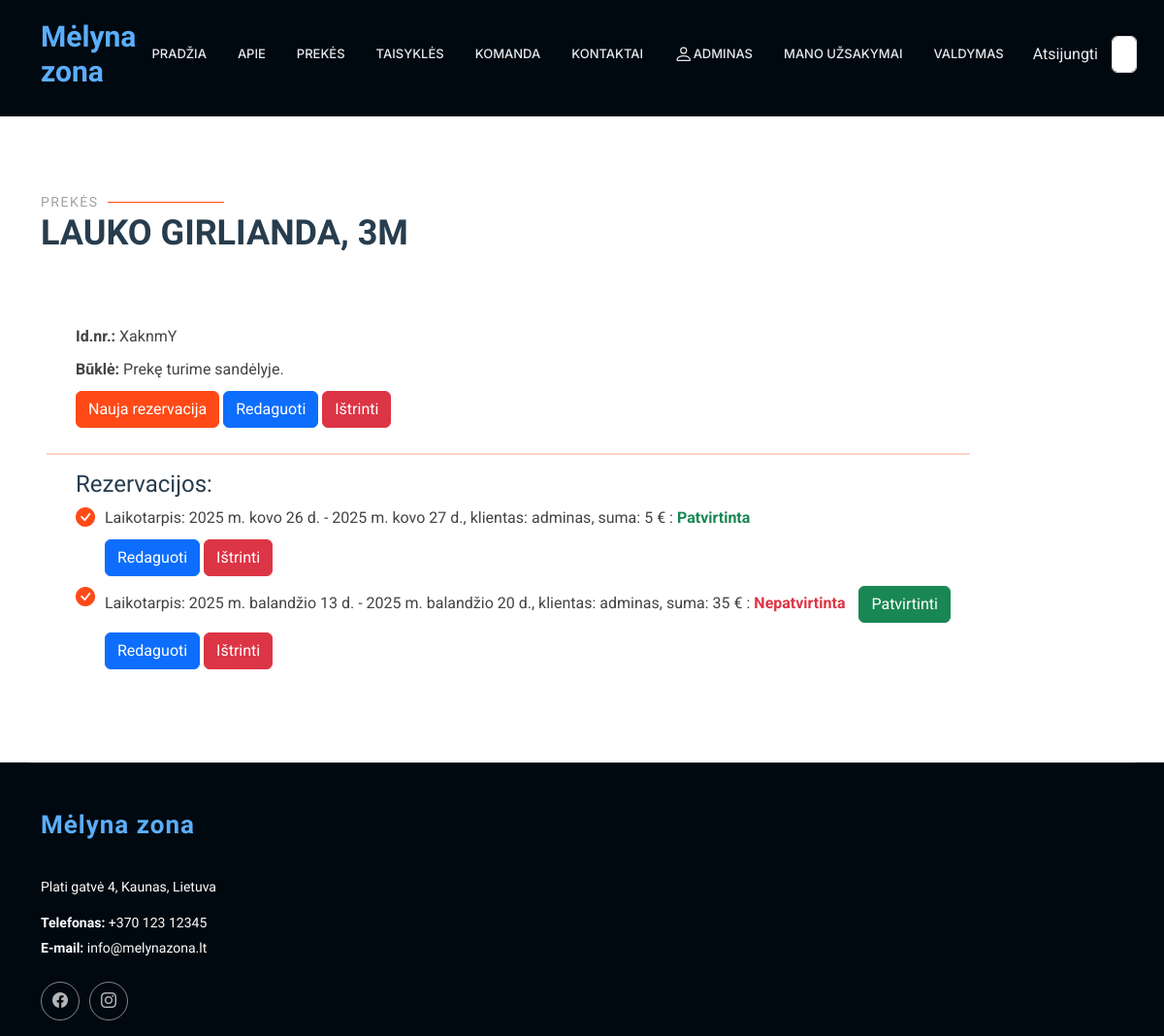
Page /rent/statuses/13 (signed in) on the earlier database version.
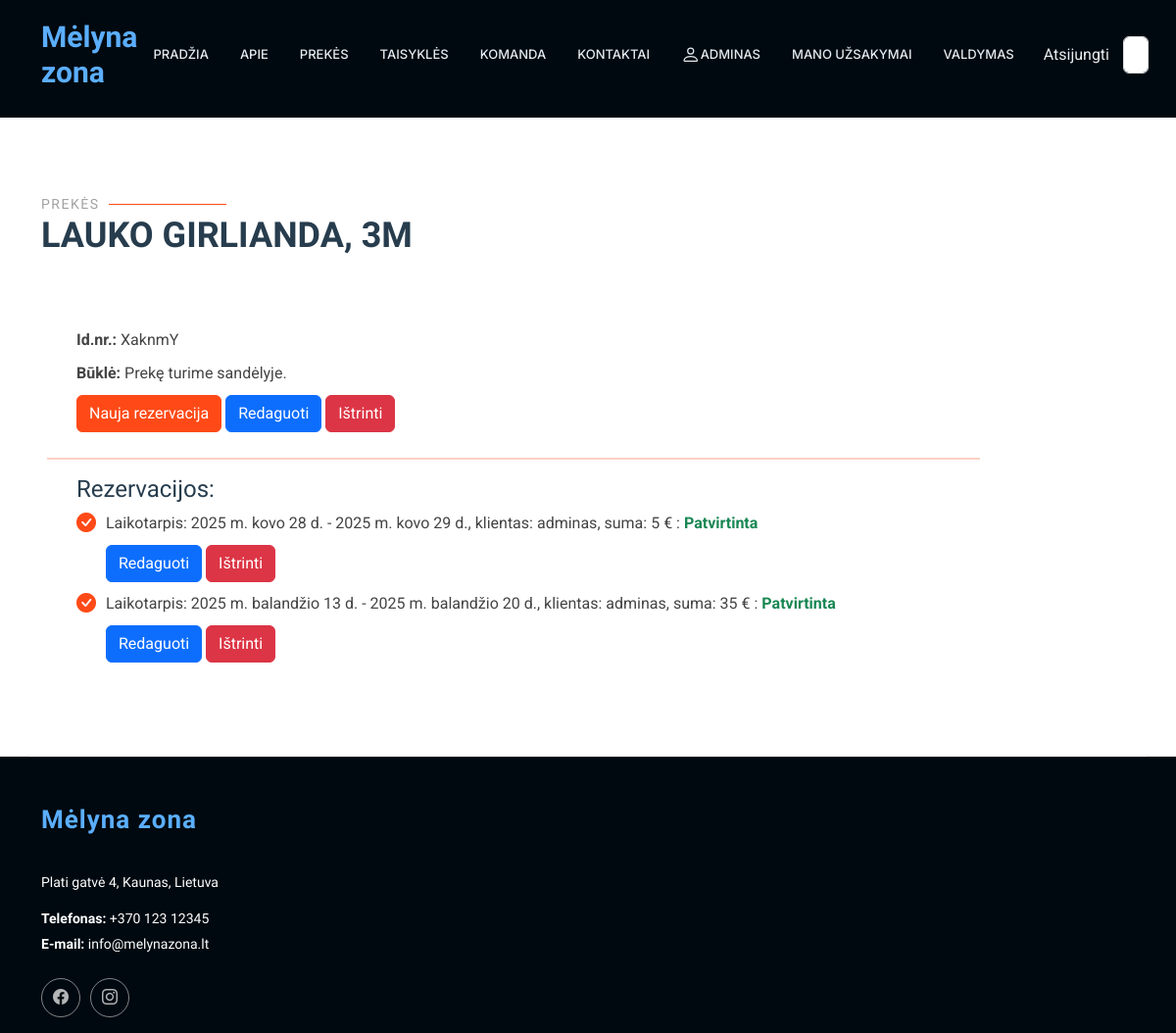
Same page on the later database version.
### rent/models.py (models this page shows, shortened)
class Reservation(models.Model):
    status = models.ForeignKey(Status, on_delete=models.CASCADE, related_name='reservations_status',null=True, blank=True)
    start_date = models.DateField(verbose_name="Nuomos pradžios data", null=True, blank=True)
    end_date = models.DateField(verbose_name="Nuomos pabaigos datas", null=True, blank=True)
    customer = models.ForeignKey(User, on_delete=models.SET_NULL, null=True, blank=True, verbose_name="Klientas")
    is_approved = models.BooleanField(default=False, verbose_name="Ar patvirtinta", null=True, blank=True)
    class Meta:
        verbose_name = "Rezervacija"
        verbose_name_plural = "Rezervacijos"
        ordering = ['start_date']
    def calculate_total_price(self):
        if self.start_date and self.end_date and self.status and self.status.product.price:
            num_days = (self.end_date - self.start_date).days
            return num_days * self.status.product.price
        return 0

class Status(models.Model):
    uuid = ShortUUIDField(help_text='Unikalus ID vienodams produktams')
    product = models.ForeignKey(to="Product", null=True, blank=True, on_delete=models.CASCADE, verbose_name="Produktas", related_name="product_status")
    customer = models.ForeignKey(to=User, null=True, blank=True, on_delete=models.SET_NULL, verbose_name="Klientas")
    reservations = models.ForeignKey(to="Reservation", on_delete=models.SET_NULL, null=True, blank=True, related_name="status_reservations")
    created_at = models.DateTimeField(auto_now_add=True, null=True, blank=True, verbose_name="Sukurta")
    LOAN_STATUS = (
        ('n', 'Laikinai neprieinama'),
        ('i', 'Išnuomota'),
        ('g', 'Prekę turime sandėlyje.'),
        ('r', 'Rezervuota'),
    )
    condition = models.CharField(max_length=1, choices=LOAN_STATUS, blank=True, default="a", verbose_name="Būsena")
    class Meta:
        ordering = ['due_date']
        verbose_name = "Produkto būsena"
        verbose_name_plural = "Produktų būsenos"
        ordering = ['-pk']

class Product(models.Model):
    name = models.CharField(verbose_name="Pavadinimas", max_length=100)
    price = models.IntegerField(verbose_name="Kaina", null=True, blank=True, help_text="Paros nuomos kaina")
    description = HTMLField(verbose_name="Aprašymas", max_length=1000, help_text='Trumpas produkto aprašymas', null=True, blank=True, default="")
    inv_no = models.CharField(verbose_name="Invenorizacijos numeris", max_length=100, null=True, blank=True, unique=True,
                              help_text="Veskite invenorizacijos numerį")
    quantity = models.IntegerField(verbose_name="Kiekis", null=True, blank=True, help_text="Kiekis")
    group = models. ForeignKey(to="Group", on_delete=models.SET_NULL, null=True, blank=True, verbose_name="Produktų grupės", help_text="Parinkite kokia grupei priklauso produktas")
    cover = models.ImageField(verbose_name="Paveikslėlis", upload_to='covers', null=True, blank=True)
    class Meta:
        verbose_name = "Prouktas"
        verbose_name_plural = "Produktai"
        ordering = ['inv_no']

### rent/views.py (the view)
# urls.py: path('statuses/<int:pk>', views.StatusDetailView.as_view(), name='single_status'),
class StatusDetailView(LoginRequiredMixin, UserPassesTestMixin, generic.DetailView):
    model = Status
    template_name = "single_status.html"
    context_object_name = "single_status"
    def test_func(self):
         return self.request.user.profile.is_employee

### rent/templates/single_status.html (shortened to what this page needs)
{% extends "base2.html" %}
{% load i18n %}
{% load static %}
{% block "content" %}
<section id="product_img" class="about section">
    <div class="container section-title" data-aos="fade-up">
        <h2>Prekės</h2>
        <p>{{ single_status.product.name }}<br></p>
    </div>
    <div class="col-lg-10" data-aos="fade-up" data-aos-delay="250">
        <div class="content ps-0 ps-lg-5">
            <ul class="pt-2">
                <li><strong>Id.nr.: </strong> {{ single_status.uuid|slice:":6" }}
                </li>
                <li><strong>Būklė: </strong> {{ single_status.get_condition_display }}
                </li>
                <div style="margin-left: 30px;">
                    <a class="btn btn-primary register-button" style="background-color: #ff4a17; border-color: #ff4a17;" href="{% url 'reservation_new' pk=object.pk %}">Nauja
                        rezervacija</a>
                    <a class="btn btn-primary register-button" href="{% url 'status_update' pk=object.pk %}">Redaguoti</a>
                    <a class="btn btn-danger register-button" href="{% url 'status_delete'  pk=object.pk %}">Ištrinti</a>
                </div>
                <li></li>
                <hr style="border: none; height: 2px; background-color: #ff4a17;"/>
                <li><h4>Rezervacijos: </h4>
                    {% if single_status.reservations_status.all %}
                    <ul>
                        {% for reservation in single_status.reservations_status.all %}
                        {% if not reservation.is_approved %}
                        <li><i class="bi bi-check-circle-fill"></i>Laikotarpis: {{ reservation.start_date }} - {{ reservation.end_date }}, klientas: {{ reservation.customer }}, suma: {{ reservation.calculate_total_price }} €
                            :
                            <span class="text-danger"><strong> Nepatvirtinta</strong></span>
                            <a class="btn btn-success register-button" href="{% url 'reservation_approve' status_pk=single_status.pk pk=reservation.pk %}"
                               style="margin-left: 10px;">Patvirtinti</a>
                        </li>
                        <li><a class="btn btn-primary register-button" href="{% url 'reservation_update' status_pk=single_status.pk pk=reservation.pk %}">Redaguoti</a>
                            <a class="btn btn-danger register-button" href="{% url 'reservation_delete' status_pk=reservation.status.pk pk=reservation.pk %}">Ištrinti</a>
                        </li>
                        {% else %}
                        <li><i class="bi bi-check-circle-fill"></i>Laikotarpis: {{ reservation.start_date }} - {{ reservation.end_date }}, klientas: {{ reservation.customer }}, suma: {{ reservation.calculate_total_price }} €
                            :
                            <span class="text-success"><strong> Patvirtinta</strong></span>
                        </li>
                        <li><a class="btn btn-primary register-button" href="{% url 'reservation_update' status_pk=single_status.pk pk=reservation.pk %}">Redaguoti</a>
                            <a class="btn btn-danger register-button" href="{% url 'reservation_delete' status_pk=reservation.status.pk pk=reservation.pk %}">Ištrinti</a>
                            {% endif %}
                            {% endfor %}
                    </ul>
                    {% else %}
                    Nėra susietų rezervacijų
                    {% endif %}
                </li>
            </ul>
        </div>
    </div>
</section>
{% endblock %}

Differences in the rows shown:
removed Reservation: start_date "2025 m. kovo 26 d.", end_date "2025 m. kovo 27 d.", customer "adminas", calculate_total_price "5"
added Reservation: start_date "2025 m. kovo 28 d.", end_date "2025 m. kovo 29 d.", customer "adminas", calculate_total_price "5"
changed Reservation "2025 m. balandžio 13 d.": is_approved "Nepatvirtinta Patvirtinti" → "Patvirtinta"
